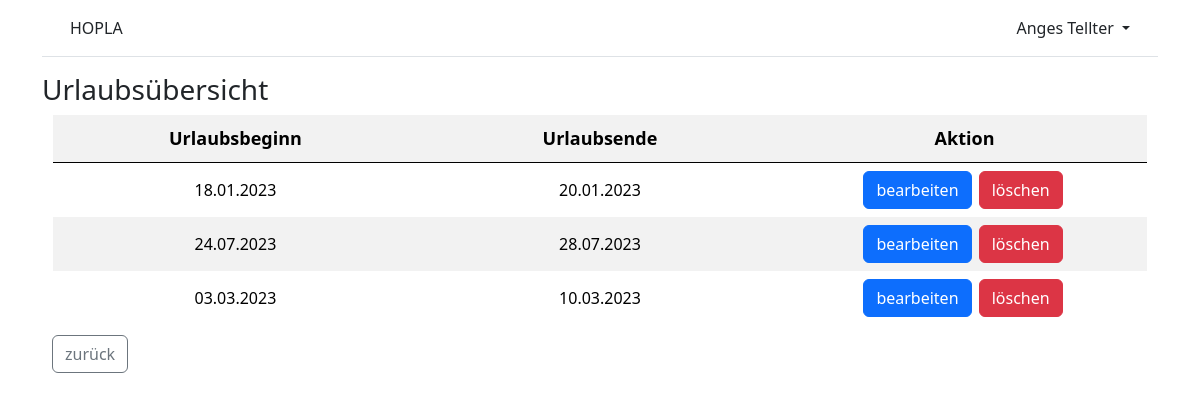
The page /vacations/overview/ (signed in) on the database as committed earlier.
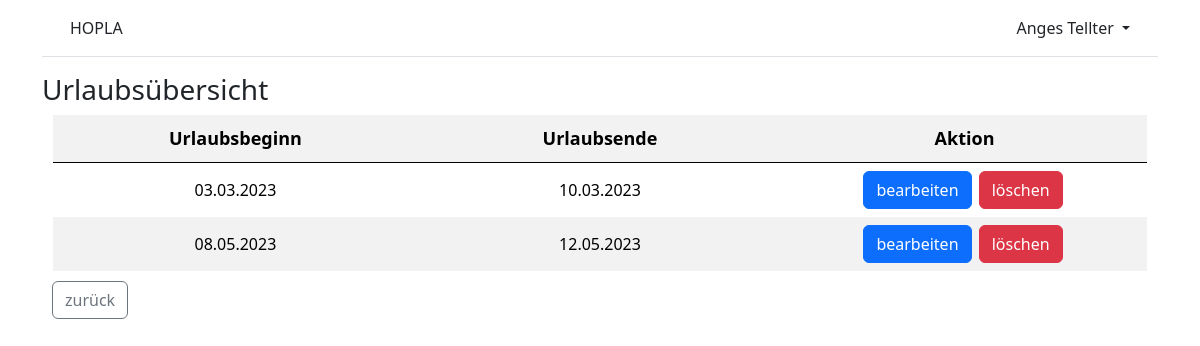
The same page on the database as committed later.
### accounts/models.py (models this page shows)
class Employee(AbstractUser):
    reg_num = models.PositiveIntegerField(null=True, blank=True)
    supervisor = models.ForeignKey(
        'self',
        on_delete=models.CASCADE,
        null=True,
        blank=True,
    )
    team = models.ForeignKey(
        "Team",
        on_delete=models.CASCADE,
        null=True,
        blank=True,
    )
    class Role(models.TextChoices):
        HODEP = ("HODep", "Head of Department")
        HODIV = ("HODiv", "Head of Division")
        HOT = ("HOT", "Head of Team")
        EMP = ("Emp", "Employee")
    role = models.CharField(
        max_length=18,
        choices=Role.choices,
        default=Role.EMP,
    )

### vacations/models.py (models this page shows, shortened)
class Vacation(models.Model):
    start_date = models.DateField(default=timezone.now)
    end_date = models.DateField(default=timezone.now)
    user = models.ForeignKey(
        settings.AUTH_USER_MODEL,
        on_delete=models.CASCADE,
    )

### vacations/views.py (the view)
# urls.py: path("overview/", VacationsOverviewView.as_view(), name='vacations_overview'),
class VacationsOverviewView(LoginRequiredMixin, TemplateView):
    template_name = "vacations_overview.html"
    def get_context_data(self, **kwargs):
        context = super().get_context_data(**kwargs)
        context['vacations'] = Vacation.objects.all()
        return context

### templates/vacations_overview.html (shortened to what this page needs)
{% extends "base.html" %}
{% block content %}
{% if user.is_authenticated %}
    <h3>Urlaubsübersicht</h3>
    <table class="infolist table table-striped">
        <tr>
            <th>Urlaubsbeginn</th>
            <th>Urlaubsende</th>
            <th>Aktion</th>
        </tr>
        {% for vacation in vacations %}
            {% if vacation.user.id == user.id %}
            <tr>
                <td>{{ vacation.start_date|date:"d.m.Y" }}</td>
                <td>{{ vacation.end_date|date:"d.m.Y" }}</td>
                <td><a class="btn btn-primary" href="/vacations/edit/{{ vacation.pk }}">bearbeiten</a>
                    <a class="btn btn-danger" href="/vacations/delete/{{ vacation.pk }}">löschen</a></td>
            </tr>
            {% endif %}
        {% endfor %}
    </table>
    <p><button onclick="goBack()" class="btn btn-outline-secondary left" id="overview-back">zurück</button></p>
{% else %}
  <p>Sie sind nicht eingeloggt.</p>
  <a href="{% url 'login' %}">Log In</a> |
  <a href="{% url 'signup' %}">Sign Up</a>
{% endif %}
{% endblock content %}

### templates/base.html (shortened to what this page needs)
<!DOCTYPE html>
{% load static %}
<html>
<head>
  {% load bootstrap5 %}
  {% bootstrap_css %}
  <link rel="stylesheet" href="{% static 'css/base.css' %}">
</head>
<body>
<div class="container">
  <header class="p-3 mb-3 border-bottom">
    <div class="container">
      <div class="d-flex flex-wrap align-items-center justify-content-center justify-content-lg-start">
        <a class="navbar-brand" href="{% url 'home' %}">HOPLA</a>
        {% if user.is_authenticated %}
        <div class="dropdown text-end">
          <a href="#" class="d-block link-dark text-decoration-none dropdown-toggle"
            id="dropdownUser1" data-bs-toggle="dropdown" aria-expanded="false">
            {{ user.first_name }} {{ user.last_name }}
          </a>
        </div>
        {% else %}
        <div class="text-end">
          <a href="{% url 'login' %}" class="btn btn-outline-primary me-2">
            Log In</a>
          <a href="{% url 'signup' %}" class="btn btn-primary">Sign Up</a>
        </div>
        {% endif %}
      </div>
    </div>
  </header>
  <main>
    {% block content %}
    {% endblock content %}
  </main>
</div>
</body>
</html>

### static/css/base.css (style rules this page uses)
.infolist { width: 98%; height: 98%; margin: auto; font-size: 13px; border: 0; }
.infolist tr, .infolist td { border: 0; }
.infolist th { padding: 10px; text-align: center; font-size: 18px; }
.infolist td { vertical-align: middle; text-align: center; width: 200px; height: 50px; font-size: 16px; }
.left { float: left; }
.btn { outline: none; box-shadow: 0 0 0 0; margin-right: 3px; }
#overview-back { margin: 10px 10px 10px 10px; }

Rows that differ between the two databases and show on the page:
removed Vacation: start_date "18.01.2023", end_date "20.01.2023"
removed Vacation: start_date "24.07.2023", end_date "28.07.2023"
added Vacation: start_date "08.05.2023", end_date "12.05.2023"
